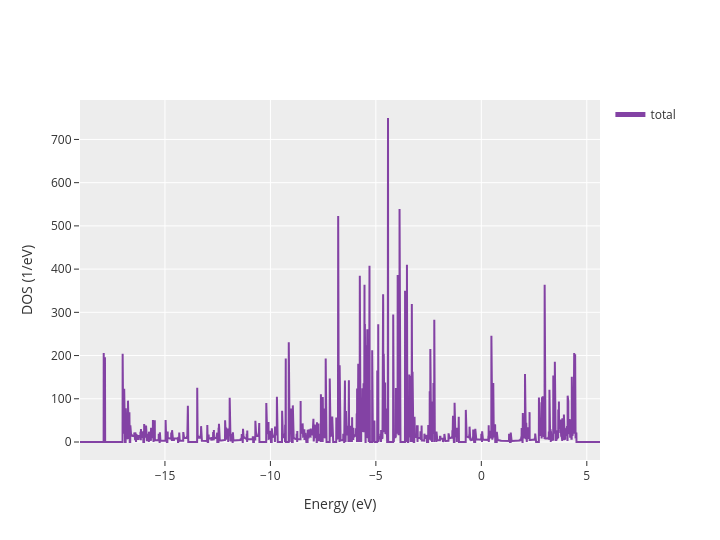

Here is the notebook cell this chart was saved with:
### Code cell
calc.dos.plot()

### Figure 1 — Plotly figure (JSON) as saved in the notebook; plotly's stock layout.template omitted (floating-point values rounded to 4 significant figures; data arrays with more than 128 entries replaced by an {"elided": "..."} marker saying what was removed)
{"data": [{"legendgroup": "total", "line": {"color": "#8342A4"}, "name": "total", "showlegend": true, "type": "scatter", "x": {"elided": "5000 float values"}, "y": {"elided": "5000 float values"}, "yaxis": "y"}], "layout": {"height": 540, "legend": {"itemsizing": "constant"}, "margin": {"r": 120}, "width": 720, "xaxis": {"title": {"text": "Energy (eV)"}}, "yaxis": {"title": {"text": "DOS (1/eV)"}}}}
